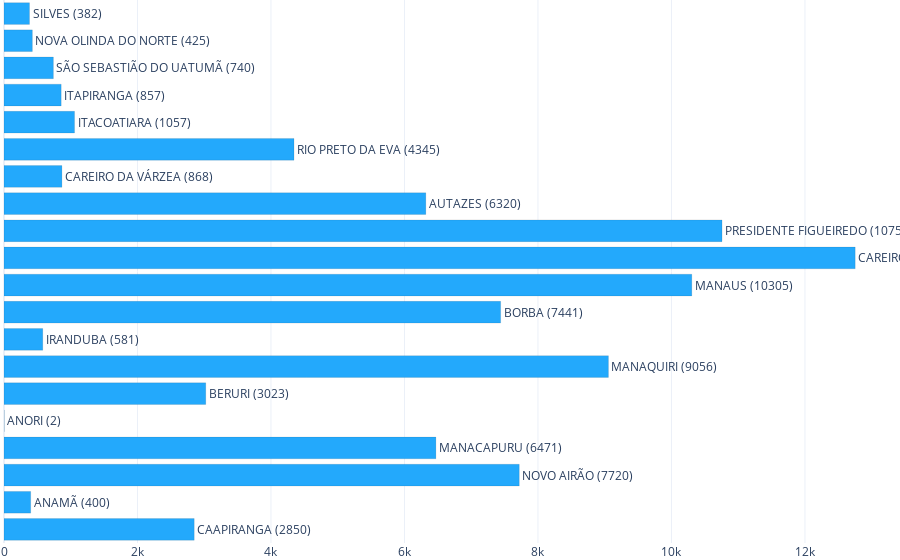

Notebook code for this chart:
### Code cell
fig = go.Figure()

labels = list(statistics.keys())
values = list(statistics.values())

for l, v in zip(labels, values):
#     p = 'outside' if v < 12000 else 'inside'
    p = 'outside'
    fig.add_trace(
        go.Bar(x=[v], y=[l], text='%s (%s)'%(l, v), 
#                name=l,
               marker=dict(color='#23A9FC', line=dict(color='#000000', width=.1)),
               textposition=p, orientation='h')
    )
    
fig.update_yaxes(showticklabels=False)
fig.update_layout(
    template='plotly_white', 
    showlegend=False,
    margin={'t': 0, 'b': 0, 'l': 0, 'r': 0},
    
)

offline.plot(fig, 'lightnings-cities.png', 
    image_width=1100,
    image='svg')
offline.iplot(fig)

### Figure 1 — Plotly figure (JSON) as saved in the notebook; plotly's stock layout.template omitted (floating-point values rounded to 4 significant figures)
{"data": [{"marker": {"color": "#23A9FC", "line": {"color": "#000000", "width": 0.1}}, "orientation": "h", "text": "CAAPIRANGA (2850)", "textposition": "outside", "type": "bar", "x": [2850], "y": ["CAAPIRANGA"]}, {"marker": {"color": "#23A9FC", "line": {"color": "#000000", "width": 0.1}}, "orientation": "h", "text": "ANAMÃ (400)", "textposition": "outside", "type": "bar", "x": [400], "y": ["ANAMÃ"]}, {"marker": {"color": "#23A9FC", "line": {"color": "#000000", "width": 0.1}}, "orientation": "h", "text": "NOVO AIRÃO (7720)", "textposition": "outside", "type": "bar", "x": [7720], "y": ["NOVO AIRÃO"]}, {"marker": {"color": "#23A9FC", "line": {"color": "#000000", "width": 0.1}}, "orientation": "h", "text": "MANACAPURU (6471)", "textposition": "outside", "type": "bar", "x": [6471], "y": ["MANACAPURU"]}, {"marker": {"color": "#23A9FC", "line": {"color": "#000000", "width": 0.1}}, "orientation": "h", "text": "ANORI (2)", "textposition": "outside", "type": "bar", "x": [2], "y": ["ANORI"]}, {"marker": {"color": "#23A9FC", "line": {"color": "#000000", "width": 0.1}}, "orientation": "h", "text": "BERURI (3023)", "textposition": "outside", "type": "bar", "x": [3023], "y": ["BERURI"]}, {"marker": {"color": "#23A9FC", "line": {"color": "#000000", "width": 0.1}}, "orientation": "h", "text": "MANAQUIRI (9056)", "textposition": "outside", "type": "bar", "x": [9056], "y": ["MANAQUIRI"]}, {"marker": {"color": "#23A9FC", "line": {"color": "#000000", "width": 0.1}}, "orientation": "h", "text": "IRANDUBA (581)", "textposition": "outside", "type": "bar", "x": [581], "y": ["IRANDUBA"]}, {"marker": {"color": "#23A9FC", "line": {"color": "#000000", "width": 0.1}}, "orientation": "h", "text": "BORBA (7441)", "textposition": "outside", "type": "bar", "x": [7441], "y": ["BORBA"]}, {"marker": {"color": "#23A9FC", "line": {"color": "#000000", "width": 0.1}}, "orientation": "h", "text": "MANAUS (10305)", "textposition": "outside", "type": "bar", "x": [10305], "y": ["MANAUS"]}, {"marker": {"color": "#23A9FC", "line": {"color": "#000000", "width": 0.1}}, "orientation": "h", "text": "CAREIRO (12753)", "textposition": "outside", "type": "bar", "x": [12753], "y": ["CAREIRO"]}, {"marker": {"color": "#23A9FC", "line": {"color": "#000000", "width": 0.1}}, "orientation": "h", "text": "PRESIDENTE FIGUEIREDO (10758)", "textposition": "outside", "type": "bar", "x": [10758], "y": ["PRESIDENTE FIGUEIREDO"]}, {"marker": {"color": "#23A9FC", "line": {"color": "#000000", "width": 0.1}}, "orientation": "h", "text": "AUTAZES (6320)", "textposition": "outside", "type": "bar", "x": [6320], "y": ["AUTAZES"]}, {"marker": {"color": "#23A9FC", "line": {"color": "#000000", "width": 0.1}}, "orientation": "h", "text": "CAREIRO DA VÁRZEA (868)", "textposition": "outside", "type": "bar", "x": [868], "y": ["CAREIRO DA VÁRZEA"]}, {"marker": {"color": "#23A9FC", "line": {"color": "#000000", "width": 0.1}}, "orientation": "h", "text": "RIO PRETO DA EVA (4345)", "textposition": "outside", "type": "bar", "x": [4345], "y": ["RIO PRETO DA EVA"]}, {"marker": {"color": "#23A9FC", "line": {"color": "#000000", "width": 0.1}}, "orientation": "h", "text": "ITACOATIARA (1057)", "textposition": "outside", "type": "bar", "x": [1057], "y": ["ITACOATIARA"]}, {"marker": {"color": "#23A9FC", "line": {"color": "#000000", "width": 0.1}}, "orientation": "h", "text": "ITAPIRANGA (857)", "textposition": "outside", "type": "bar", "x": [857], "y": ["ITAPIRANGA"]}, {"marker": {"color": "#23A9FC", "line": {"color": "#000000", "width": 0.1}}, "orientation": "h", "text": "SÃO SEBASTIÃO DO UATUMÃ (740)", "textposition": "outside", "type": "bar", "x": [740], "y": ["SÃO SEBASTIÃO DO UATUMÃ"]}, {"marker": {"color": "#23A9FC", "line": {"color": "#000000", "width": 0.1}}, "orientation": "h", "text": "NOVA OLINDA DO NORTE (425)", "textposition": "outside", "type": "bar", "x": [425], "y": ["NOVA OLINDA DO NORTE"]}, {"marker": {"color": "#23A9FC", "line": {"color": "#000000", "width": 0.1}}, "orientation": "h", "text": "SILVES (382)", "textposition": "outside", "type": "bar", "x": [382], "y": ["SILVES"]}], "layout": {"margin": {"b": 0, "l": 0, "r": 0, "t": 0}, "showlegend": false, "yaxis": {"showticklabels": false}}}
